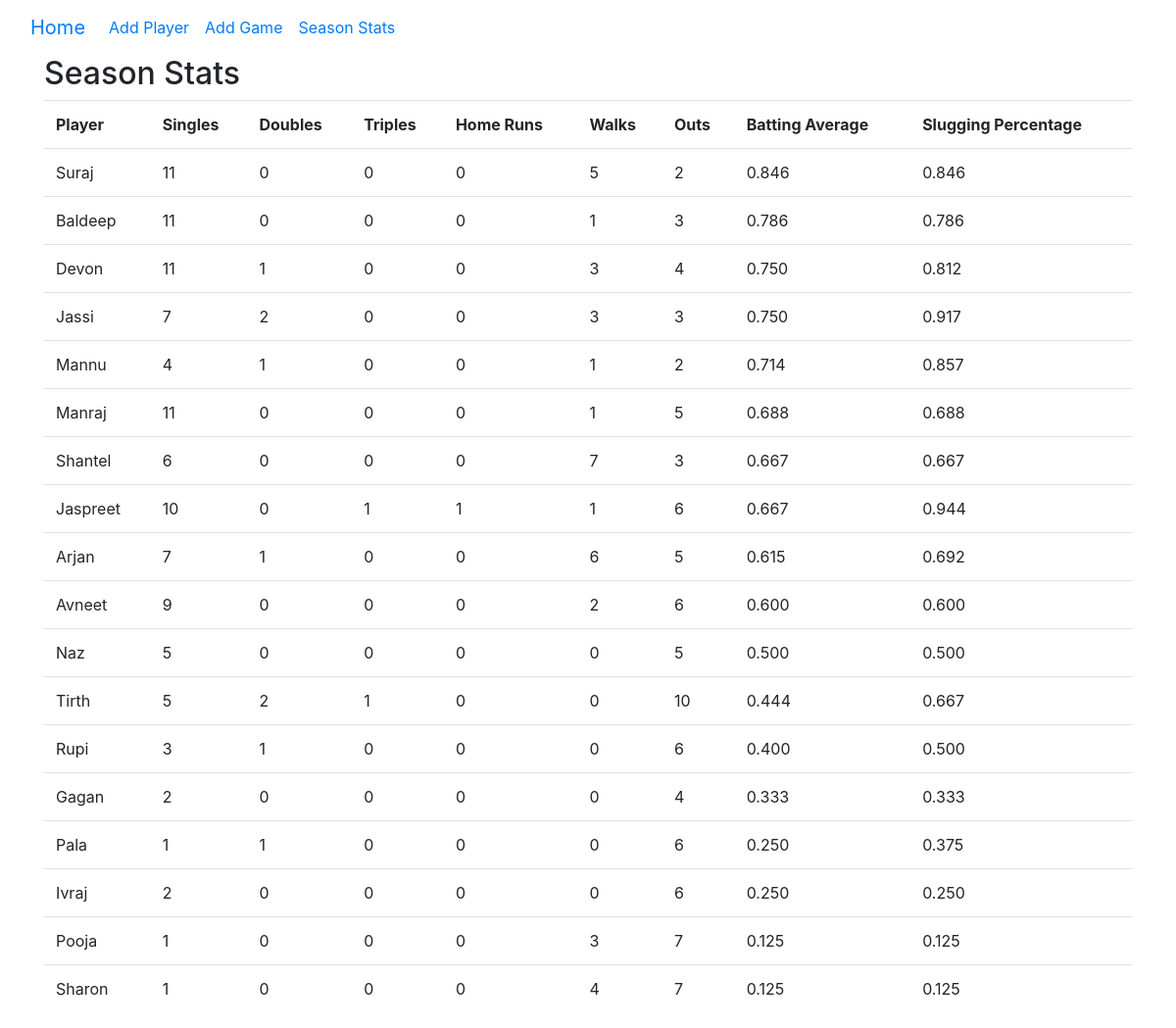
Screenshot of /stats with the database file from the repository.
### app/models.py (models this page shows, shortened)
class Player(db.Model):
    id = db.Column(db.Integer, primary_key=True)
    name = db.Column(db.String(64), index=True, unique=True)
    singles = db.Column(db.Integer, default=0)
    doubles = db.Column(db.Integer, default=0)
    triples = db.Column(db.Integer, default=0)
    home_runs = db.Column(db.Integer, default=0)
    walks = db.Column(db.Integer, default=0)
    outs = db.Column(db.Integer, default=0)
    player_stats = db.relationship('PlayerStats', backref='player', lazy=True)
    @property
    def batting_average(self):
        at_bats = self.singles + self.doubles + self.triples + self.home_runs + self.outs
        if at_bats == 0:
            return 0
        hits = self.singles + self.doubles + self.triples + self.home_runs
        return hits / at_bats
    @property
    def slugging_percentage(self):
        at_bats = self.singles + self.doubles + self.triples + self.home_runs + self.outs
        if at_bats == 0:
            return 0
        total_bases = self.singles + 2 * self.doubles + 3 * self.triples + 4 * self.home_runs
        return total_bases / at_bats

### app/routes.py (the view)
@bp.route('/stats')
def stats():
    players = Player.query.all()
    players_sorted = sorted(players, key=lambda player: player.batting_average, reverse=True)
    return render_template('stats.html', players=players_sorted)

### app/templates/stats.html
{% extends "layout.html" %}
{% block content %}
  <h2>Season Stats</h2>
  <table class="table">
    <tr>
      <th>Player</th>
      <th>Singles</th>
      <th>Doubles</th>
      <th>Triples</th>
      <th>Home Runs</th>
      <th>Walks</th>
      <th>Outs</th>
      <th>Batting Average</th>
      <th>Slugging Percentage</th>
    </tr>
    {% for player in players %}
    <tr>
      <td>{{ player.name }}</td>
      <td>{{ player.singles }}</td>
      <td>{{ player.doubles }}</td>
      <td>{{ player.triples }}</td>
      <td>{{ player.home_runs }}</td>
      <td>{{ player.walks }}</td>
      <td>{{ player.outs }}</td>
      <td>{{ "%.3f"|format(player.batting_average) }}</td>
      <td>{{ "%.3f"|format(player.slugging_percentage) }}</td>
    </tr>
    {% endfor %}
  </table>
{% endblock %}

### rows the page displays
Player: name "Suraj", singles "11", doubles "0", triples "0", home_runs "0", walks "5", outs "2", batting_average "0.846", slugging_percentage "0.846"
Player: name "Baldeep", singles "11", doubles "0", triples "0", home_runs "0", walks "1", outs "3", batting_average "0.786", slugging_percentage "0.786"
Player: name "Devon", singles "11", doubles "1", triples "0", home_runs "0", walks "3", outs "4", batting_average "0.750", slugging_percentage "0.812"
Player: name "Jassi", singles "7", doubles "2", triples "0", home_runs "0", walks "3", outs "3", batting_average "0.750", slugging_percentage "0.917"
Player: name "Mannu", singles "4", doubles "1", triples "0", home_runs "0", walks "1", outs "2", batting_average "0.714", slugging_percentage "0.857"
Player: name "Manraj", singles "11", doubles "0", triples "0", home_runs "0", walks "1", outs "5", batting_average "0.688", slugging_percentage "0.688"
Player: name "Shantel", singles "6", doubles "0", triples "0", home_runs "0", walks "7", outs "3", batting_average "0.667", slugging_percentage "0.667"
Player: name "Jaspreet", singles "10", doubles "0", triples "1", home_runs "1", walks "1", outs "6", batting_average "0.667", slugging_percentage "0.944"
Player: name "Arjan", singles "7", doubles "1", triples "0", home_runs "0", walks "6", outs "5", batting_average "0.615", slugging_percentage "0.692"
Player: name "Avneet", singles "9", doubles "0", triples "0", home_runs "0", walks "2", outs "6", batting_average "0.600", slugging_percentage "0.600"
Player: name "Naz", singles "5", doubles "0", triples "0", home_runs "0", walks "0", outs "5", batting_average "0.500", slugging_percentage "0.500"
Player: name "Tirth", singles "5", doubles "2", triples "1", home_runs "0", walks "0", outs "10", batting_average "0.444", slugging_percentage "0.667"
Player: name "Rupi", singles "3", doubles "1", triples "0", home_runs "0", walks "0", outs "6", batting_average "0.400", slugging_percentage "0.500"
Player: name "Gagan", singles "2", doubles "0", triples "0", home_runs "0", walks "0", outs "4", batting_average "0.333", slugging_percentage "0.333"
Player: name "Pala", singles "1", doubles "1", triples "0", home_runs "0", walks "0", outs "6", batting_average "0.250", slugging_percentage "0.375"
Player: name "Ivraj", singles "2", doubles "0", triples "0", home_runs "0", walks "0", outs "6", batting_average "0.250", slugging_percentage "0.250"
Player: name "Pooja", singles "1", doubles "0", triples "0", home_runs "0", walks "3", outs "7", batting_average "0.125", slugging_percentage "0.125"
Player: name "Sharon", singles "1", doubles "0", triples "0", home_runs "0", walks "4", outs "7", batting_average "0.125", slugging_percentage "0.125"
